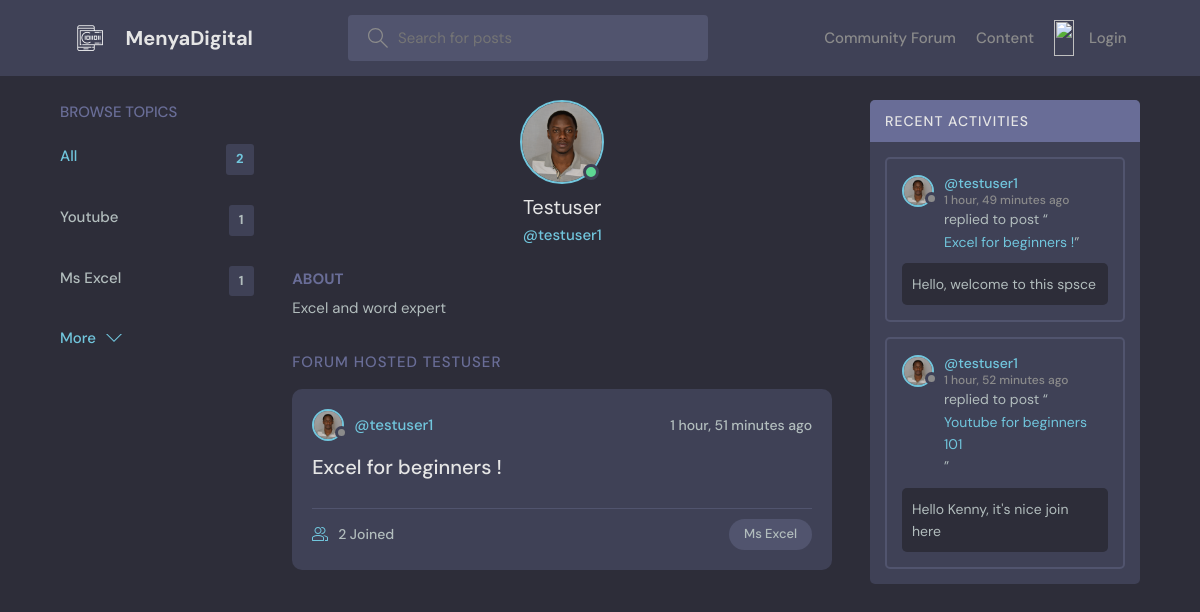
The app's page /profile/2/ with its own data.
### menyaApp/models.py (models this page shows, shortened)
class Topic(models.Model):
    name = models.CharField(max_length=200)

class User(AbstractUser):
    username = models.CharField(max_length=150, unique=True, null=True, blank=True)
    name = models.CharField(max_length=200, null=True)
    email = models.EmailField(unique=True, null=True)
    bio = models.TextField(null=True)
    avatar = models.ImageField(null=True, default="avatar.svg")
    USERNAME_FIELD = "email"
    REQUIRED_FIELDS = ["username"]

class Room(models.Model):
    host = models.ForeignKey(User, on_delete=models.SET_NULL, null=True)
    topic = models.ForeignKey(Topic, on_delete=models.SET_NULL, null=True)
    name = models.CharField(max_length=200)
    description = models.TextField(null=True, blank=True)
    participants = models.ManyToManyField(User, related_name="participants", blank=True)
    updated = models.DateTimeField(auto_now=True)
    created = models.DateTimeField(auto_now_add=True)
    class Meta:
        ordering = ["-updated", "-created"]
    def __str__(self):
        return self.name

class Message(models.Model):
    user = models.ForeignKey(User, on_delete=models.CASCADE)
    room = models.ForeignKey(Room, on_delete=models.CASCADE)
    body = models.TextField()
    updated = models.DateTimeField(auto_now=True)
    created = models.DateTimeField(auto_now_add=True)
    class Meta:
        ordering = ["-updated", "-created"]

### menyaApp/views.py (the view)
# urls.py: path("profile/<str:pk>/", views.userProfile, name="user-profile"),
def userProfile(request, pk):
    user = User.objects.get(id=pk)
    rooms = user.room_set.all()
    room_messages = user.message_set.all()
    topics = Topic.objects.all()
    context = {
        "user": user,
        "rooms": rooms,
        "room_messages": room_messages,
        "topics": topics,
    }
    return render(request, "base/profile.html", context)

### menyaApp/templates/base/profile.html (shortened to what this page needs)
{% extends 'main.html' %}
{% block content %}
<main class="profile-page layout layout--3">
  <div class="container">
    {% include 'base/topics_component.html' %}
    <div class="roomList">
      <div class="profile">
        <div class="profile__avatar">
          <div class="avatar avatar--large active">
            <img src="{{user.avatar.url}}" />
          </div>
        </div>
        <div class="profile__info">
          <h3>{{user.name}}</h3>
          <p>@{{user.username}}</p>
        </div>
        <div class="profile__about">
          <h3>About</h3>
          <p>
            {{user.bio}}
          </p>
        </div>
      </div>
      <div class="roomList__header">
        <div>
          <h2>Forum Hosted {{ user.name }}</a>
          </h2>
        </div>
      </div>
      {% include 'base/feed_component.html' %}
    </div>
    {% include 'base/activity_component.html' %}
  </div>
</main>
{% endblock content %}

### menyaApp/templates/base/topics_component.html
<div class="topics">
  <div class="topics__header">
    <h2>Browse Topics</h2>
  </div>
  <ul class="topics__list">
    <li>
      <a href="{% url 'home' %}" class="active"
        >All <span>{{topics.count}}</span></a
      >
    </li>
    {% for topic in topics %}
    <li>
      <a href="{% url 'home' %}?q={{topic.name}}"
        >{{topic.name}}<span>{{topic.room_set.all.count}}</span></a
      >
    </li>
    {% endfor %}
  </ul>
  <a class="btn btn--link" href="{% url 'topics' %}">
    More
    <svg
      version="1.1"
      xmlns="http://www.w3.org/2000/svg"
      width="32"
      height="32"
      viewBox="0 0 32 32"
    >
      <title>chevron-down</title>
      <path d="M16 21l-13-13h-3l16 16 16-16h-3l-13 13z"></path>
    </svg>
  </a>
</div>

### menyaApp/templates/base/feed_component.html (shortened to what this page needs)
{% for room in rooms %}
<div class="roomListRoom">
  <div class="roomListRoom__header">
    <a
      href="{% url 'user-profile' room.host.id %}"
      class="roomListRoom__author"
    >
      <div class="avatar avatar--small">
        <img src="{{room.host.avatar.url}}" />
      </div>
      <span>@{{room.host.username}}</span>
    </a>
    <div class="roomListRoom__actions">
      <span>{{room.created|timesince}} ago</span>
    </div>
  </div>
  <div class="roomListRoom__content">
    <a href="{% url 'room' room.id %}">{{room.name}}</a>
  </div>
  <div class="roomListRoom__meta">
    <a href="{% url 'room' room.id %}" class="roomListRoom__joined">
      {{room.participants.all.count}} Joined
    </a>
    <p class="roomListRoom__topic">{{room.topic.name}}</p>
  </div>
</div>
{% endfor %}

### menyaApp/templates/base/activity_component.html (shortened to what this page needs)
<div class="activities">
  <div class="activities__header">
    <h2>Recent Activities</h2>
  </div>
  {% for message in room_messages %}
  <div class="activities__box">
    <div class="activities__boxHeader roomListRoom__header">
      <a
        href="{% url 'user-profile' message.user.id %}"
        class="roomListRoom__author"
      >
        <div class="avatar avatar--small">
          <img src="{{message.user.avatar.url}}" />
        </div>
        <p>
          @{{message.user.username}}
          <span>{{message.created|timesince}} ago</span>
        </p>
      </a>
    </div>
    <div class="activities__boxContent">
      <p>
        replied to post “<a href="{% url 'room' message.room.id %}"
          >{{message.room}}</a
        >”
      </p>
      <div class="activities__boxRoomContent">{{message.body}}</div>
    </div>
  </div>
  {% endfor %}
</div>

### records on screen
Topic: name "Youtube", room_set.all.count "1"
Topic: name "Ms Excel", room_set.all.count "1"
User: avatar (picture), name "Testuser", username "testuser1", bio "Excel and word expert", name "TESTUSER"
Room: host.avatar (picture), host.username "testuser1", created "1 hour, 51 minutes", name "Excel for beginners !", participants.all.count "2", topic.name "Ms Excel"
Message: user.avatar (picture), user.username "testuser1", created "1 hour, 49 minutes", room "Excel for beginners !", body "Hello, welcome to this spsce"
Message: user.avatar (picture), user.username "testuser1", created "1 hour, 52 minutes", room "Youtube for beginners 101", body "Hello Kenny, it's nice join here"

### other values on screen
{{ topics.count }} "2"
